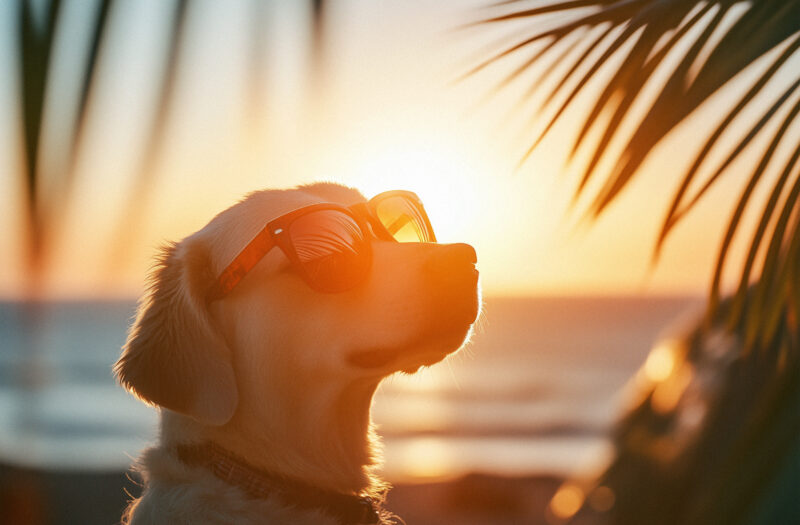
#> input picture image.jpg, 800 x 525 px
$ python zadanie11.py
#> lines starting #> are read from the running program, lines starting #| are printed output that depends on the picture
#zadanie11
import cv2
import numpy as np

image = cv2.imread('image.jpg')
#> image is the input picture: shape (525, 800, 3); mean B, G, R 105.4, 140.7, 175.5
(h, w) = image.shape[:2]
#> h = 525; w = 800
cv2.imshow("Original", image)

gray = cv2.cvtColor(image, cv2.COLOR_BGR2GRAY)
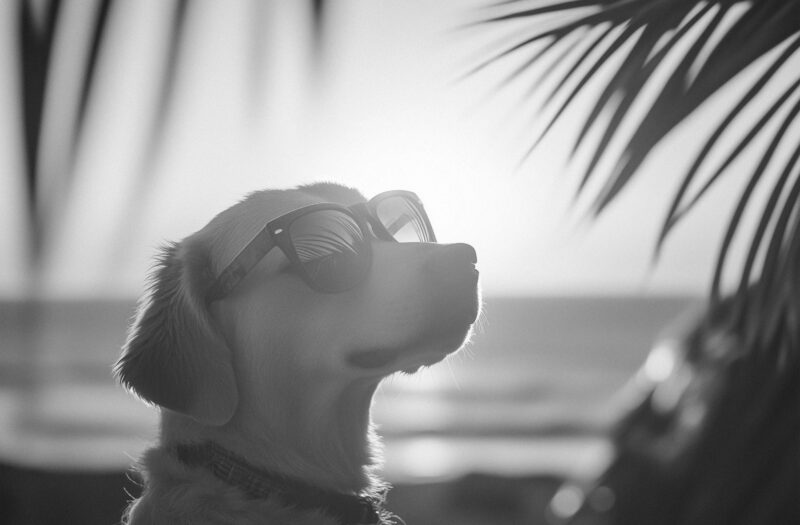
#> gray: shape (525, 800); min 28, max 255, mean 147.1

(minVal, maxVal, minLoc, maxLoc) = cv2.minMaxLoc(gray)
#> minVal = 28; maxVal = 255; minLoc = (0, 512); maxLoc = (350, 184)

print("Brightest pixel at {} with intensity {}".format(maxLoc, maxVal))
#| Brightest pixel at (350, 184) with intensity 255.0

cv2.waitKey(0)
cv2.destroyAllWindows()
